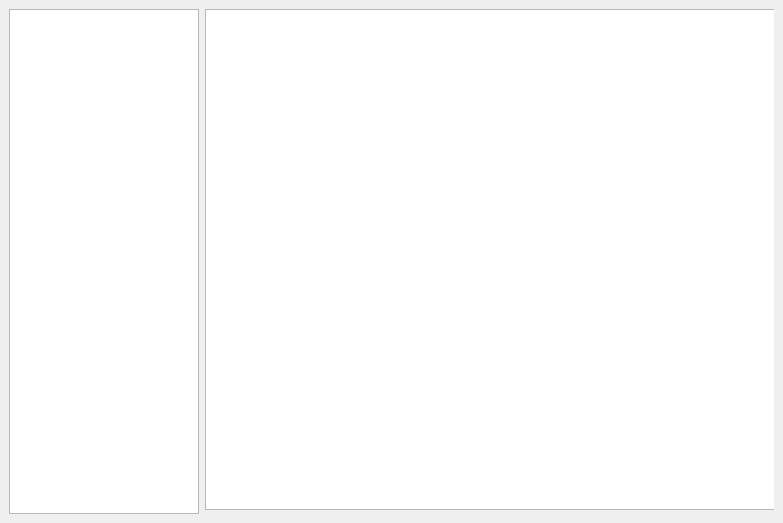
<?xml version="1.0" encoding="UTF-8"?>
<ui version="4.0">
 <class>MainWindow</class>
 <widget class="QWidget" name="MainWindow">
  <property name="geometry">
   <rect>
    <x>0</x>
    <y>0</y>
    <width>783</width>
    <height>523</height>
   </rect>
  </property>
  <property name="windowTitle">
   <string>Form</string>
  </property>
  <widget class="QTreeView" name="navTreeView">
   <property name="geometry">
    <rect>
     <x>9</x>
     <y>9</y>
     <width>190</width>
     <height>505</height>
    </rect>
   </property>
  </widget>
  <widget class="QStackedWidget" name="stackedWidget">
   <property name="geometry">
    <rect>
     <x>205</x>
     <y>9</y>
     <width>569</width>
     <height>505</height>
    </rect>
   </property>
   <widget class="QWidget" name="page">
    <widget class="QTableView" name="tableView">
     <property name="geometry">
      <rect>
       <x>0</x>
       <y>0</y>
       <width>631</width>
       <height>501</height>
      </rect>
     </property>
    </widget>
   </widget>
   <widget class="QWidget" name="page_2"/>
  </widget>
 </widget>
 <resources/>
 <connections/>
</ui>
